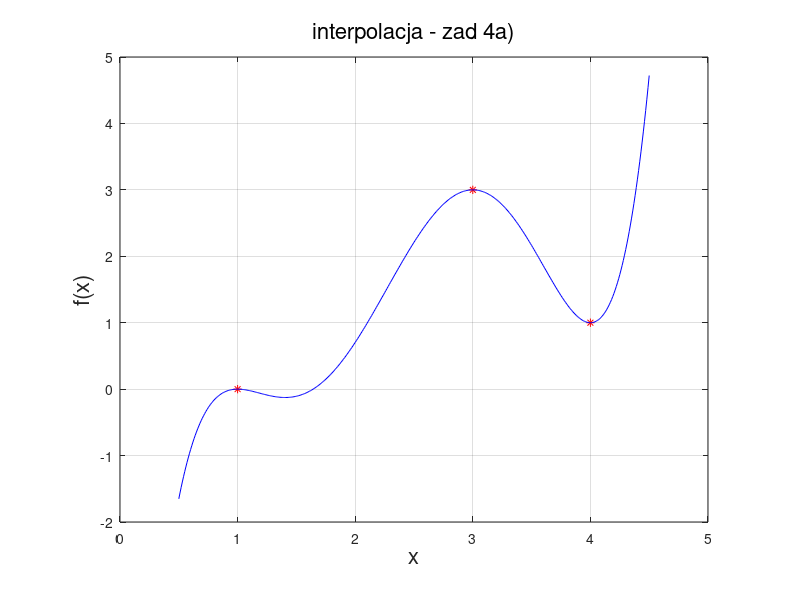

Reproduce this figure in MATLAB.
#! /usr/bin/octave -qf

clear all;
close all;
format long;

p = [1 0; 3 3; 4 1];
xx = 0.5:0.01:4.5;

a = [
    1 1 1 1 1 1;
    243 81 27 9 3 1;
    1024 256 64 16 4 1;
    5 4 3 2 1 0;
    405 108 27 6 1 0;
    1280 256 48 8 1 0
    ];
b = [0 3 1 0 0 0]';
x = a\b
y = polyval(x,xx);

figure(1);
plot(p(:,1),p(:,2),'r*',xx,y,'b-');
set(gca
    ,'title',text('string','interpolacja - zad 4a)','fontsize',16)
    ,'xlabel',text('string','x','fontsize',16)
    ,'ylabel',text('string','f(x)','fontsize',16)
    ,'xgrid','on'
    ,'ygrid','on'
    ,'outerposition',[0.02 0.02 0.96 0.96]
);


pause

